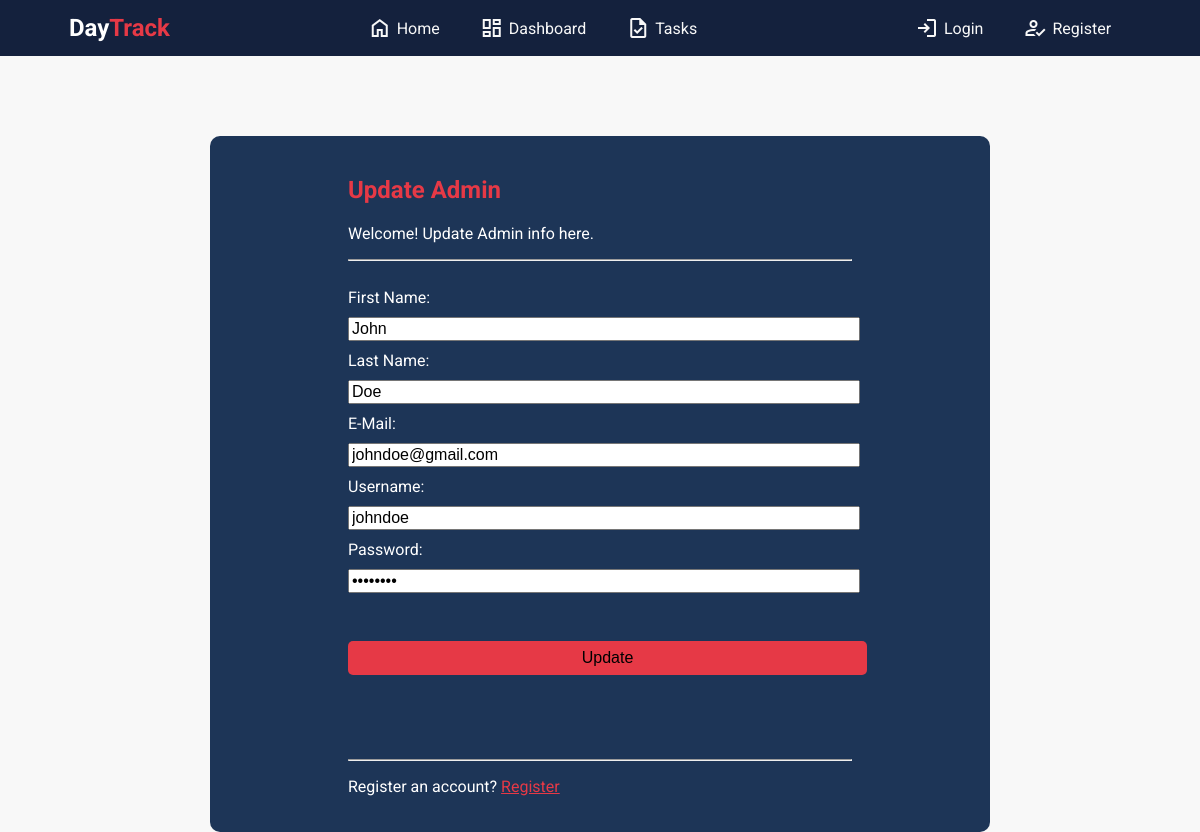
Screenshot of /func/updAdmin.php?ID=1 with the database file from the repository.
### tables this page shows
CREATE TABLE `admindb` (
  `ID` int(11) NOT NULL,
  `name` varchar(100) NOT NULL,
  `surname` varchar(100) NOT NULL,
  `email` varchar(100) NOT NULL,
  `username` varchar(100) NOT NULL,
  `password` varchar(100) NOT NULL,
  `confpassword` varchar(100) NOT NULL
);

### logic/admin.php (called while the page is built, shortened)
<?php
include_once(__DIR__."./../dbCon.php");
class Admin extends dbCon{
    private $dbConnection;
    public function __construct($ID='',$name='',$surname='',$email='',$username='',$password='',$confpassword=''){
        $this->password = $password;
        $this->dbConnection = $this->connDB();
    }
        public function edit($id){
            $sql = "SELECT * FROM admindb WHERE ID = ?";
            $stm = $this->dbConnection->prepare($sql);
            $stm->execute([$id]);
            $data = $stm->fetch(PDO::FETCH_ASSOC);
            return $data;
        }
}
?>

### dbCon.php (called while the page is built, shortened)
<?php
    class dbCon{
        public $conn = null;
        private $host = 'localhost';
        private $database = 'daytrackdb';
        private $username = 'root';
        private $password = '';
        public function connDB(){
            try{
                $this->conn = new   PDO("mysql:host=$this->host;dbname=$this->database",
                                    $this->username,$this->password,
                                    [PDO::ATTR_DEFAULT_FETCH_MODE => PDO::FETCH_ASSOC]);
            } catch(PDOException  $pdoe){
                die("Nuk mund te lidhej ne bazen e te dhenave {$this->database}: ". $pdoe->getMessage());
            }
            return $this->conn;
        }
 }
?>

### func/updAdmin.php (the view, shortened to what this page needs)
<?php
  $text = "Login";
  $redirect = "./login.php";
    include '../logic/admin.php';
    $usr = new Admin();
    $id = $_REQUEST["ID"];
    $row = $usr->edit($id);
?>
<!DOCTYPE html>
<html lang="en">
<head>
    <link rel="stylesheet" href="../style/sty1.css">
    <link rel="stylesheet" href="">
</head>
<body>
    <header>
        <h2 style="margin:auto 0"> <a href="index.html" style="text-decoration:none;color:white" > Day<span style="color:var(--zorange)">Track</span> </a></h2>
        <ul>
            <li><a href="index.php" class="header-links"><span style="padding-right:5px" class="material-symbols-outlined">
                </span> Home</a> </li>
            <li><a href="./dashboard/dashboard.php" class="header-links"><span class="material-symbols-outlined" style="padding-right:5px">
                </span>Dashboard</a> </li>
            <li><a href="#" class="header-links"><span class="material-symbols-outlined" style="padding-right:5px">
                </span>Tasks</a> </li>
        </ul>
        <ul>
            <li><a href="<?= $redirect ?>" class="header-links"><span class="material-symbols-outlined" style="padding-right:5px">
                </span><?= $text ?></a></li>
            <li><a href="./register.php" class="header-links"><span class="material-symbols-outlined" style="padding-right:5px">
                </span>Register</a></li>
        </ul>
    </header>
    <main class="login-main">
        <div class="login-form">
            <form id="form" action="" method="POST">
            <h2 style="color:var(--zorange)"> Update Admin</h2>
            <p>Welcome! Update Admin info here.</p> <hr>
            <br>
            <label for="username" >First Name:</label><br>
            <input name="name" value="<?= $row["name"] ?>" type="text" class="log-input" id="name" ><br>
            <label for="username">Last Name:</label><br>
            <input name="surname" value="<?=$row["surname"]?>" type="text" class="log-input" id="surname" ><br>
            <label for="username">E-Mail:</label><br>
            <input name="email" value="<?= $row["email"]?>" type="email" class="log-input" id="email" ><br>
            <label for="username">Username:</label><br>
            <input name="username" value="<?= $row["username"]?>" type="text" class="log-input" id="username"><br>
            <label for="password">Password:</label><br>
            <input name="password" value="<?= $row["password"]?>" type="password" class="log-input" id="password"><br>
            <br><br>
            <button name="update" type="submit" class="log-submit" id="submit">Update</button>
            <br><br><br><br><br>
            <hr>
            <p>Register an account? <a href="../register.php"><span style="text-decoration:underline;color:var(--zorange)">Register</span></a></p>
        </form>
        </div>
    </main>
</body>
</html>

### style/sty1.css (style rules this page uses)
:root { --zblue:#1d3557; --zorange:#e63946; --zgray:#f8f8f8; --blue1: #A8DADC; --blue2: #457B9D; }
body { margin:0 auto; font-family:'Roboto'; background-color:var(--zgray); }
header { background-color:#14213d; color:var(--zgray); display:flex; flex-wrap:wrap; min-width:100%; flex-direction:row; justify-content: space-around; }
header ul { display:flex; list-style: none; }
header ul li { margin-inline:20px; transition:0.2s ease-in; vertical-align: center; }
header ul li a { display:flex; justify-content: center; align-items: center; }
.header-links { text-decoration:none; color:var(--zgray); vertical-align: center; transition: 0.2s ease; }
.login-main { display:flex; justify-content: center; align-items:center; }
.login-form { background-color:var(--zblue); width: 45rem; padding:20px 30px; border-radius:10px; display: flex; align-items: center; justify-content:center; color:white; margin-top:10vh; }
.login-form form { width:70%; }
.log-input { margin:10px 0px; width:100%; font-size:medium; }
.log-submit { background-color:var(--zorange); padding:8px 10px; border-radius:5px; border:none; font-size:medium; width:103%; text-align:center; }

### rows the page displays
admindb: name "John", surname "Doe", email "johndoe@gmail.com", username "johndoe"

### other values shown
$text "Login"
